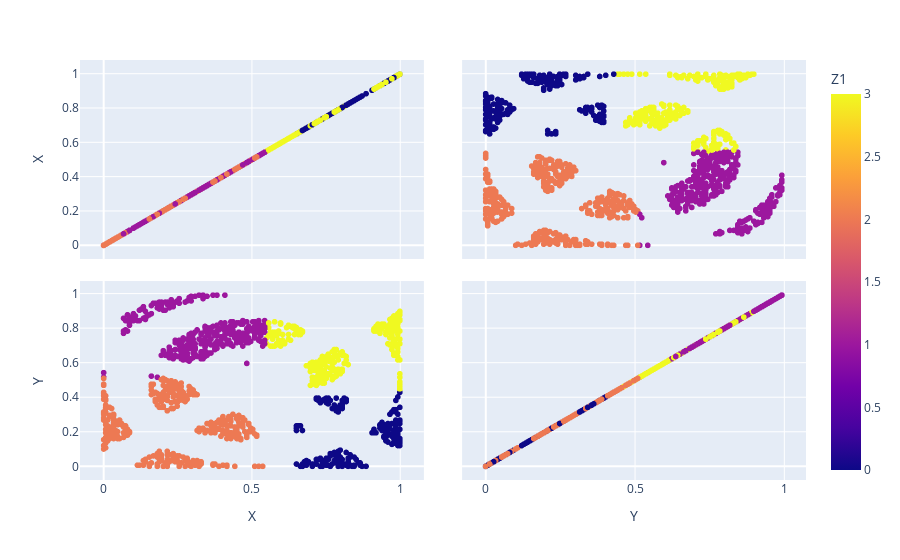

Write notebook code for a chart like this one.
### Code cell
df_pred_distance=pd.DataFrame(pd.concat([pd.DataFrame(X_test,columns=['X','Y']),pd.DataFrame(Y_pred_2,columns=[select_name_Z])],axis=1))
fig = px.scatter_matrix(df_pred_distance,
    dimensions=['X','Y'],
    color=select_name_Z)
fig.show()

### Figure 1 — Plotly figure (JSON) as saved in the notebook; plotly's stock layout.template omitted (floating-point values rounded to 4 significant figures; data arrays with more than 128 entries replaced by an {"elided": "..."} marker saying what was removed)
{"data": [{"dimensions": [{"axis": {"matches": true}, "label": "X", "values": {"elided": "1071 float values"}}, {"axis": {"matches": true}, "label": "Y", "values": {"elided": "1071 float values"}}], "hovertemplate": "%{xaxis.title.text}=%{x}<br>%{yaxis.title.text}=%{y}<br>Z1=%{marker.color}<extra></extra>", "legendgroup": "", "marker": {"color": {"elided": "1071 int values"}, "coloraxis": "coloraxis", "symbol": "circle"}, "name": "", "showlegend": false, "type": "splom"}], "layout": {"coloraxis": {"colorbar": {"title": {"text": "Z1"}}, "colorscale": [[0, "#0d0887"], [0.1111, "#46039f"], [0.2222, "#7201a8"], [0.3333, "#9c179e"], [0.4444, "#bd3786"], [0.5556, "#d8576b"], [0.6667, "#ed7953"], [0.7778, "#fb9f3a"], [0.8889, "#fdca26"], [1, "#f0f921"]]}, "dragmode": "select", "legend": {"tracegroupgap": 0}, "margin": {"t": 60}}}
